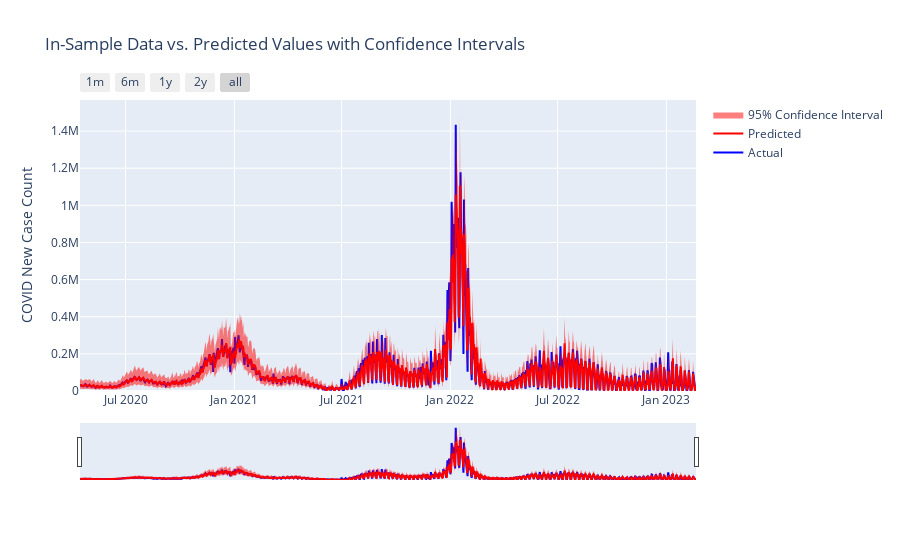

Notebook code cell kept with this figure:
### Code cell
# Visualize the model's in-sample predictions with confidence intervals
in_sample_scores = plot_predictions_with_confidence_interval(in_sample_set, model_1)

### Figure 1 — Plotly figure (JSON) as saved in the notebook; plotly's stock layout.template omitted (floating-point values rounded to 4 significant figures; data arrays with more than 128 entries replaced by an {"elided": "..."} marker saying what was removed)
{"data": [{"line": {"color": "blue"}, "mode": "lines", "name": "Actual", "type": "scatter", "x": {"elided": "1042 str values"}, "y": {"elided": "1042 int values"}}, {"line": {"color": "red"}, "mode": "lines", "name": "Predicted", "type": "scatter", "x": {"elided": "1042 str values"}, "y": {"elided": "1042 float values"}}, {"line": {"color": "rgba(255, 0, 0, 0.3)", "width": 0}, "mode": "lines", "showlegend": false, "type": "scatter", "x": {"elided": "1042 str values"}, "y": {"elided": "1042 float values"}}, {"fill": "tonexty", "line": {"color": "rgba(255, 0, 0, 0.3)", "width": 0}, "mode": "lines", "name": "95% Confidence Interval", "type": "scatter", "x": {"elided": "1042 str values"}, "y": {"elided": "1042 float values"}}], "layout": {"title": {"text": "In-Sample Data vs. Predicted Values with Confidence Intervals"}, "xaxis": {"rangeselector": {"buttons": [{"count": 1, "label": "1m", "step": "month", "stepmode": "backward"}, {"count": 6, "label": "6m", "step": "month", "stepmode": "backward"}, {"count": 1, "label": "1y", "step": "year", "stepmode": "backward"}, {"count": 2, "label": "2y", "step": "year", "stepmode": "backward"}, {"step": "all"}]}, "rangeslider": {"visible": true}, "type": "date"}, "yaxis": {"rangemode": "tozero", "title": {"text": "COVID New Case Count"}}}}
